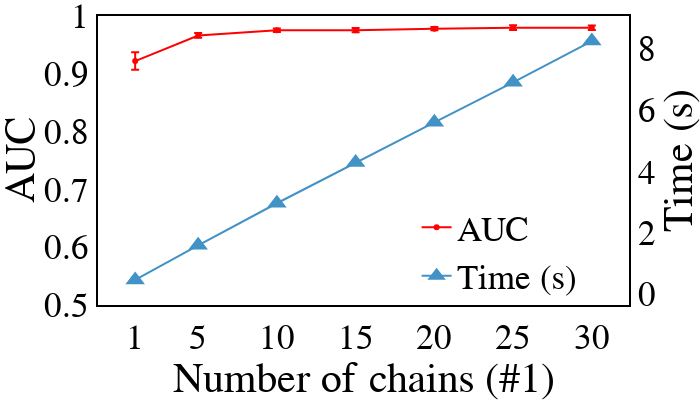

Notebook cell for this chart:
### Code cell
cfg.data.synthetic_ds = 1
cfg.experiments.chains.ds = 1

df = pd.read_csv(cfg.data.save_path)
res = ad2s_detect(df, chains_candidate = cfg.experiments.chains.candidate)
df = pd.DataFrame.from_dict(res,orient='index')
df['num'] = df.index
df.to_csv(cfg.experiments.chains.save_path)

df = pd.read_csv(cfg.experiments.chains.save_path)
fig = plot_res(df)

fig.write_image(cfg.experiments.chains.pdf_path)

fig

### Figure 1 — Plotly figure (JSON) as saved in the notebook; plotly's stock layout.template omitted (floating-point values rounded to 4 significant figures)
{"data": [{"error_y": {"array": [0.01523, 0.0041, 0.003055, 0.003748, 0.002842, 0.00414, 0.003993], "type": "data", "visible": true}, "marker": {"color": "red"}, "mode": "lines+markers", "name": "AUC", "type": "scatter", "x": [1, 5, 10, 15, 20, 25, 30], "y": [0.922, 0.9663, 0.9755, 0.9755, 0.978, 0.9797, 0.9796]}, {"marker": {"color": "#4292c6", "size": 17, "symbol": "triangle-up-dot"}, "mode": "lines+markers", "name": "Time (s)", "type": "scatter", "x": [1, 5, 10, 15, 20, 25, 30], "y": [0.4645, 1.592, 2.965, 4.29, 5.605, 6.909, 8.253], "yaxis": "y2"}], "layout": {"font": {"color": "black", "family": "Times New Roman", "size": 35}, "height": 400, "legend": {"bgcolor": "rgba(0,0,0,0)", "font": {"color": "black", "size": 35}, "x": 0.6, "y": 0}, "margin": {"b": 0, "l": 0, "r": 0, "t": 0}, "plot_bgcolor": "white", "width": 700, "xaxis": {"linecolor": "black", "linewidth": 2, "mirror": true, "showgrid": false, "showline": true, "tickvals": [1, 5, 10, 15, 20, 25, 30], "title": {"text": "Number of chains (#1)"}}, "yaxis": {"linecolor": "black", "linewidth": 2, "mirror": true, "range": [0.5, 1], "showgrid": false, "showline": true, "tickmode": "auto", "title": {"text": "AUC"}}, "yaxis2": {"linecolor": "black", "linewidth": 2, "mirror": true, "overlaying": "y", "showgrid": false, "showline": true, "side": "right", "title": {"text": "Time (s)"}}}}
